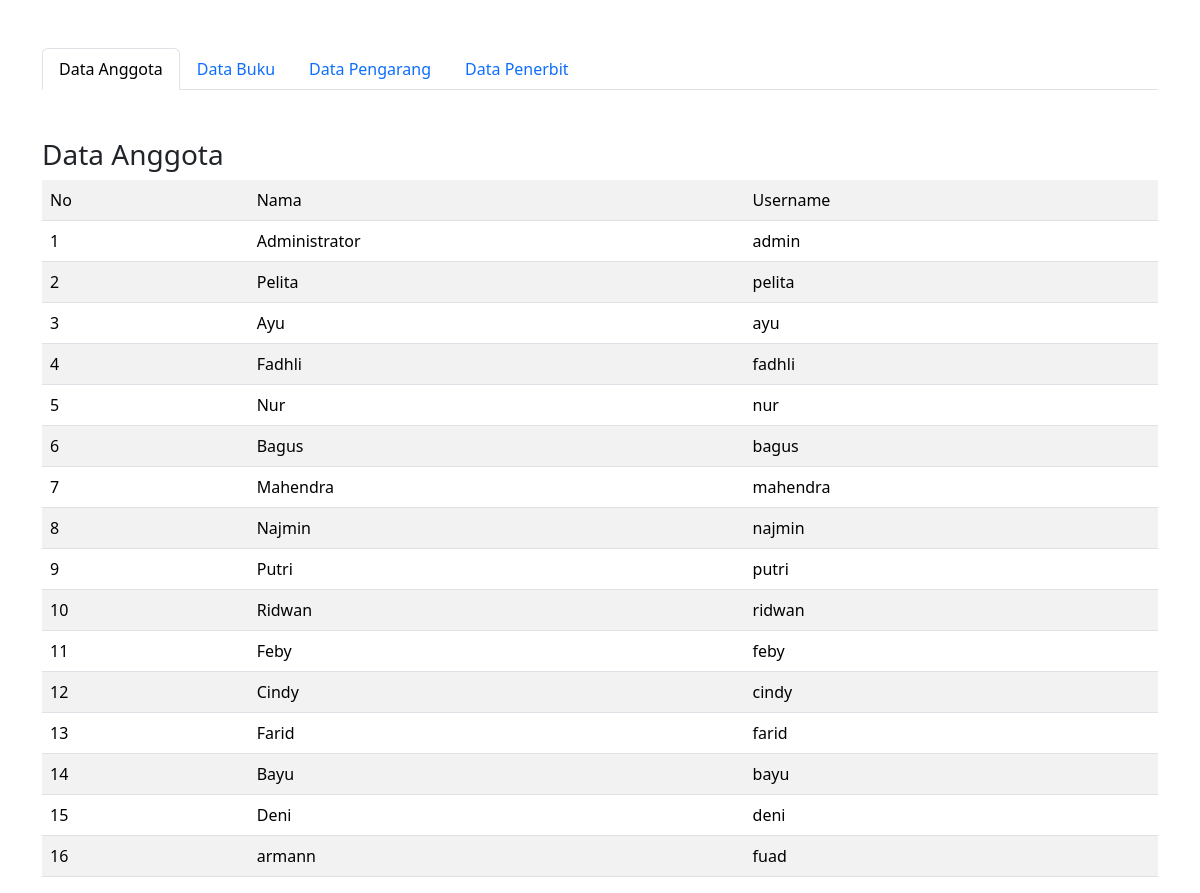
Screenshot of /sesi29/index.php with the database file from the repository.
### tables this page shows
CREATE TABLE `anggota` (
  `id_anggota` int(11) NOT NULL,
  `nama` varchar(255) NOT NULL,
  `username` varchar(32) NOT NULL,
  `password` varchar(64) NOT NULL,
  `sex` char(1) NOT NULL,
  `telp` varchar(15) NOT NULL,
  `alamat` varchar(255) NOT NULL,
  `email` varchar(255) NOT NULL,
  `tgl_entry` timestamp NOT NULL DEFAULT current_timestamp() ON UPDATE current_timestamp(),
  `role` varchar(12) NOT NULL DEFAULT 'USER'
);

### sesi29/index.php (the view, shortened to what this page needs)
<?php
    include "config.php";
    $query = mysqli_query($con, "SELECT * FROM anggota");
?>
<!DOCTYPE html>
<html lang="en">
<head>
    <link href="https://cdn.jsdelivr.net/npm/bootstrap@5.3.2/dist/css/bootstrap.min.css" rel="stylesheet"
>
</head>
<body>
    <div class="container">
        <div class="row">
            <div class="col-md-12 text-center  mb-5 mt-5">
                <ul class="nav nav-tabs">
                    <li class="nav-item">
                        <a class="nav-link active" aria-current="page" href="index.php">Data Anggota</a>
                    </li>
                    <li class="nav-item">
                        <a class="nav-link" href="buku.php">Data Buku</a>
                    </li>
                    <li class="nav-item">
                        <a class="nav-link" href="pengarang.php">Data Pengarang</a>
                    </li>
                    <li class="nav-item">
                        <a class="nav-link" href="penerbit.php">Data Penerbit</a>
                    </li>
                </ul>
            </div>
            <div class="col-md-12">
                <h3>Data Anggota</h3>
                    <table class="table table-striped" >
                        <tr>
                            <td width="50px">No</td>
                            <td width="100px">Nama</td>
                            <td width="100px">Username</td>
                        </tr>
                        <?php if(mysqli_num_rows($query)>0) { ?>
                            <?php $no = 1;
                                while ($data = mysqli_fetch_array($query)){
                            ?>
                            <tr>
                                <td><?php echo $no;?></td>
                                <td><?php echo $data["nama"];?></td>
                                <td><?php echo $data["username"];?></td>
                            </tr>
                        <?php $no++; }?>
                        <?php }  ?>
                    </table>
            </div>
        </div>
    </div>
</body>
</html>

### rows the page displays
anggota: nama "Administrator", username "admin"
anggota: nama "Pelita", username "pelita"
anggota: nama "Ayu", username "ayu"
anggota: nama "Fadhli", username "fadhli"
anggota: nama "Nur", username "nur"
anggota: nama "Bagus", username "bagus"
anggota: nama "Mahendra", username "mahendra"
anggota: nama "Najmin", username "najmin"
anggota: nama "Putri", username "putri"
anggota: nama "Ridwan", username "ridwan"
anggota: nama "Feby", username "feby"
anggota: nama "Cindy", username "cindy"
anggota: nama "Farid", username "farid"
anggota: nama "Bayu", username "bayu"
anggota: nama "Deni", username "deni"
anggota: nama "armann", username "fuad"
